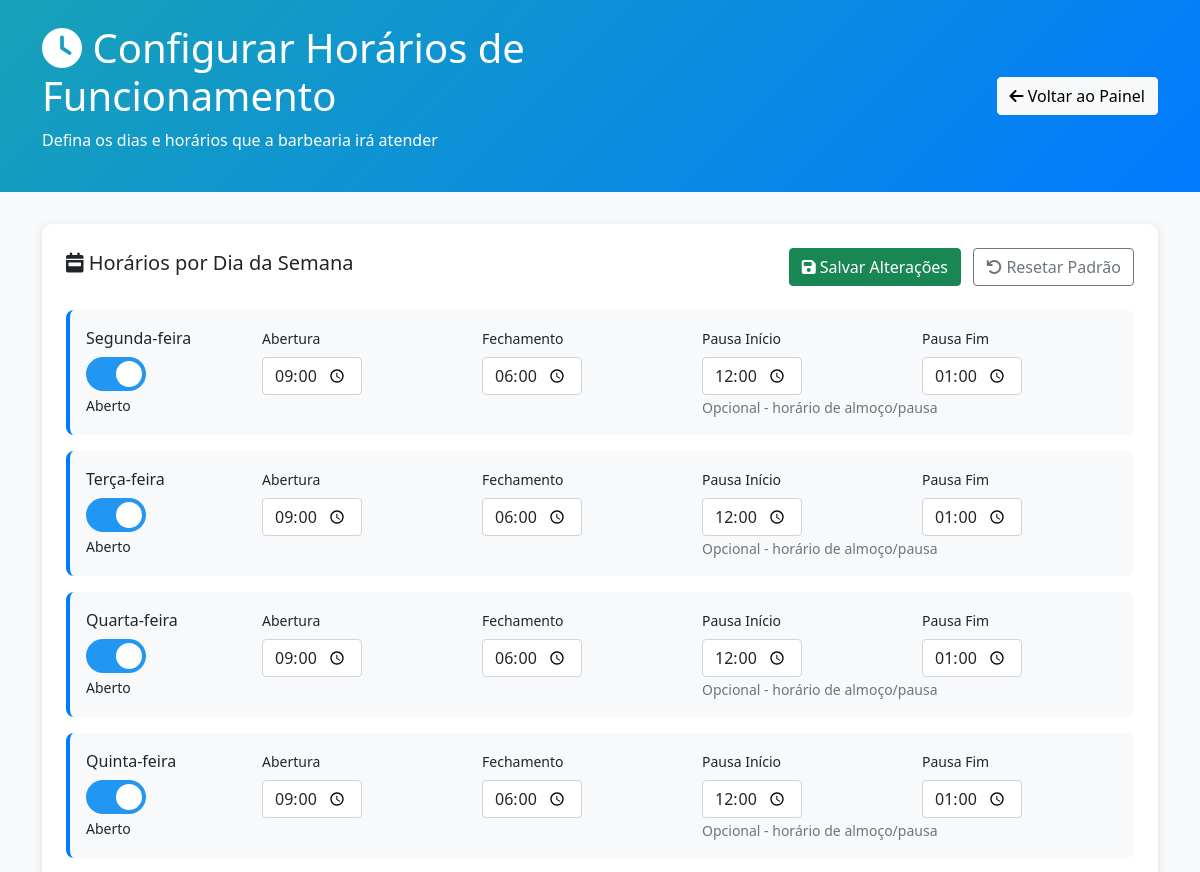
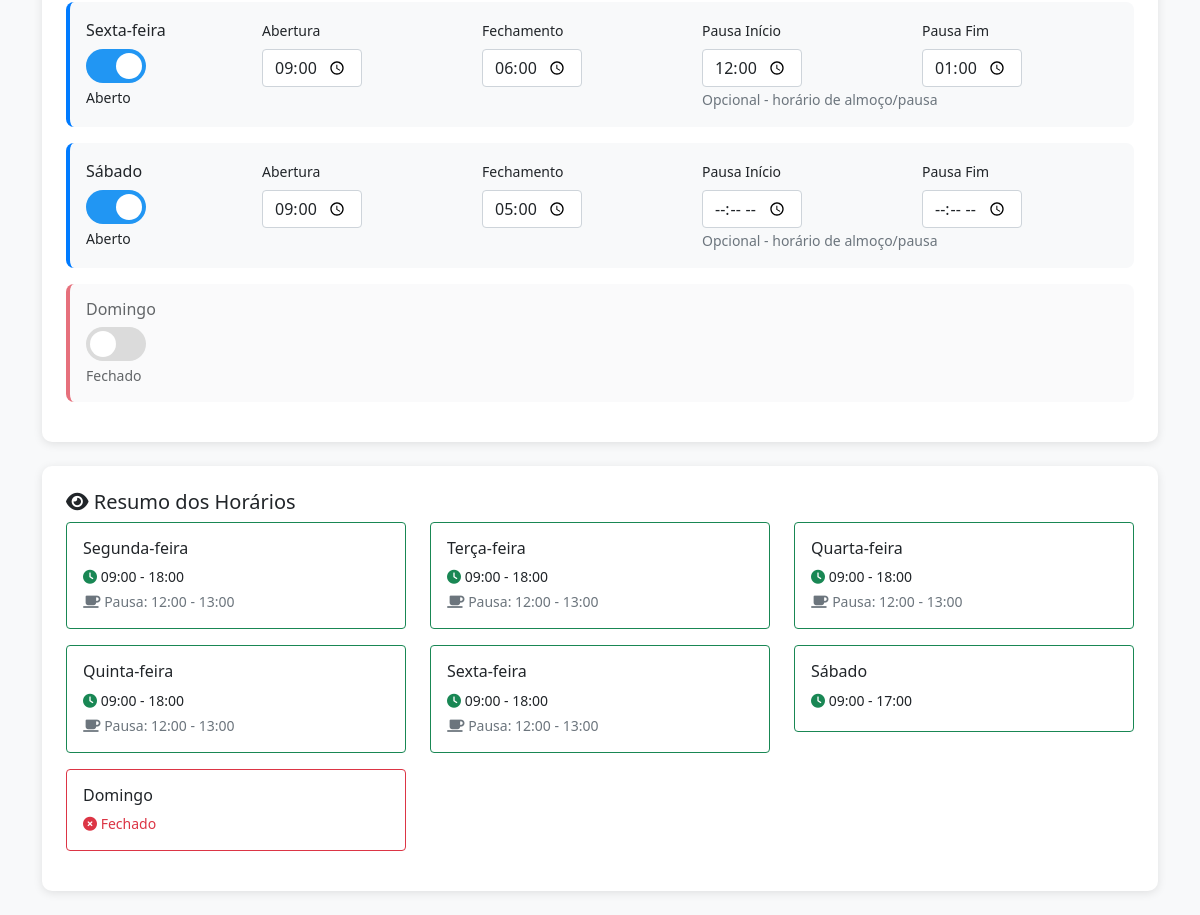
/admin/horarios.php (signed in), run on the app's committed database (2 pictures, top to bottom).
### tables this page shows
CREATE TABLE `horarios_funcionamento` (
  `id` int(11) NOT NULL,
  `dia_semana` int(1) NOT NULL COMMENT '1=Segunda, 2=Terça, 3=Quarta, 4=Quinta, 5=Sexta, 6=Sábado, 7=Domingo',
  `nome_dia` varchar(20) NOT NULL,
  `aberto` tinyint(1) NOT NULL DEFAULT 1 COMMENT '1=Aberto, 0=Fechado',
  `hora_abertura` time DEFAULT NULL,
  `hora_fechamento` time DEFAULT NULL,
  `hora_pausa_inicio` time DEFAULT NULL COMMENT 'Início do horário de almoço/pausa',
  `hora_pausa_fim` time DEFAULT NULL COMMENT 'Fim do horário de almoço/pausa'
);

### admin/horarios.php (the view, shortened to what this page needs)
<?php
include_once('../config/db.php');
$result = $conn->query("SELECT * FROM horarios_funcionamento ORDER BY dia_semana");
$horarios = [];
while ($row = $result->fetch_assoc()) {
    $horarios[$row['dia_semana']] = $row;
}
?>
<!DOCTYPE html>
<html lang="pt-br">
<head>
    <link href="../assets/bootstrap.min.css" rel="stylesheet">
</head>
<body style="background-color: #f8f9fa;">
<div class="admin-header">
    <div class="container">
        <div class="row align-items-center">
            <div class="col-md-8">
                <h1><i class="fas fa-clock"></i> Configurar Horários de Funcionamento</h1>
                <p>Defina os dias e horários que a barbearia irá atender</p>
            </div>
            <div class="col-md-4 text-md-end">
                <a href="index.php" class="btn btn-light">
                    <i class="fas fa-arrow-left"></i> Voltar ao Painel
                </a>
            </div>
        </div>
    </div>
</div>
<div class="container">
    <form method="POST" id="horariosForm">
        <div class="horarios-card">
            <div class="d-flex justify-content-between align-items-center mb-4">
                <h5><i class="fas fa-calendar-week"></i> Horários por Dia da Semana</h5>
                <div>
                    <button type="submit" class="btn btn-success">
                        <i class="fas fa-save"></i> Salvar Alterações
                    </button>
                    <button type="button" class="btn btn-outline-secondary ms-2" onclick="resetarPadrao()">
                        <i class="fas fa-undo"></i> Resetar Padrão
                    </button>
                </div>
            </div>
            <?php foreach ($horarios as $dia_num => $horario): ?>
            <div class="dia-row <?php echo $horario['aberto'] ? '' : 'fechado'; ?>" id="dia_<?php echo $dia_num; ?>">
                <div class="row align-items-center">
                    <div class="col-md-2">
                        <h6 class="mb-2"><?php echo $horario['nome_dia']; ?></h6>
                        <label class="switch">
                            <span class="slider"></span>
                        </label>
                        <small class="d-block mt-1 status-text">
                            <?php echo $horario['aberto'] ? 'Aberto' : 'Fechado'; ?>
                        </small>
                    </div>
                    <div class="col-md-10 horarios-inputs" <?php echo $horario['aberto'] ? '' : 'style="display:none;"'; ?>>
                        <div class="row">
                            <div class="col-md-6">
                                <div class="row">
                                    <div class="col-6">
                                        <label class="form-label small">Abertura</label>
                                        <input type="time" class="form-control horario-input"
                                               name="hora_abertura_<?php echo $dia_num; ?>"
                                               value="<?php echo $horario['hora_abertura']; ?>"
                                               <?php echo $horario['aberto'] ? 'required' : ''; ?>>
                                    </div>
                                    <div class="col-6">
                                        <label class="form-label small">Fechamento</label>
                                        <input type="time" class="form-control horario-input"
                                               name="hora_fechamento_<?php echo $dia_num; ?>"
                                               value="<?php echo $horario['hora_fechamento']; ?>"
                                               <?php echo $horario['aberto'] ? 'required' : ''; ?>>
                                    </div>
                                </div>
                            </div>
                            <div class="col-md-6">
                                <div class="row">
                                    <div class="col-6">
                                        <label class="form-label small">Pausa Início</label>
                                        <input type="time" class="form-control horario-input"
                                               name="hora_pausa_inicio_<?php echo $dia_num; ?>"
                                               value="<?php echo $horario['hora_pausa_inicio']; ?>">
                                    </div>
                                    <div class="col-6">
                                        <label class="form-label small">Pausa Fim</label>
                                        <input type="time" class="form-control horario-input"
                                               name="hora_pausa_fim_<?php echo $dia_num; ?>"
                                               value="<?php echo $horario['hora_pausa_fim']; ?>">
                                    </div>
                                </div>
                                <small class="text-muted">Opcional - horário de almoço/pausa</small>
                            </div>
                        </div>
                    </div>
                </div>
            </div>
            <?php endforeach; ?>
        </div>
    </form>
    <div class="horarios-card">
        <h5><i class="fas fa-eye"></i> Resumo dos Horários</h5>
        <div class="row">
            <?php foreach ($horarios as $dia_num => $horario): ?>
            <div class="col-md-6 col-lg-4 mb-3">
                <div class="card <?php echo $horario['aberto'] ? 'border-success' : 'border-danger'; ?>">
                    <div class="card-body p-3">
                        <h6 class="card-title"><?php echo $horario['nome_dia']; ?></h6>
                        <?php if ($horario['aberto']): ?>
                            <p class="card-text small mb-1">
                                <i class="fas fa-clock text-success"></i>
                                <?php echo date('H:i', strtotime($horario['hora_abertura'])); ?> -
                                <?php echo date('H:i', strtotime($horario['hora_fechamento'])); ?>
                            </p>
                            <?php if ($horario['hora_pausa_inicio']): ?>
                            <p class="card-text small mb-0 text-muted">
                                <i class="fas fa-coffee"></i> Pausa:
                                <?php echo date('H:i', strtotime($horario['hora_pausa_inicio'])); ?> -
                                <?php echo date('H:i', strtotime($horario['hora_pausa_fim'])); ?>
                            </p>
                            <?php endif; ?>
                        <?php else: ?>
                            <p class="card-text small text-danger">
                                <i class="fas fa-times-circle"></i> Fechado
                            </p>
                        <?php endif; ?>
                    </div>
                </div>
            </div>
            <?php endforeach; ?>
        </div>
    </div>
</div>
</body>
</html>

### admin/horarios.php (style rules this page uses)
.admin-header { background: linear-gradient(135deg, #17a2b8, #007bff); color: white; padding: 1.5rem 0; margin-bottom: 2rem; }
.horarios-card { background: white; border-radius: 10px; padding: 1.5rem; margin-bottom: 1.5rem; box-shadow: 0 2px 10px rgba(0,0,0,0.1); }
.dia-row { background: #f8f9fa; border-radius: 8px; padding: 1rem; margin-bottom: 1rem; border-left: 4px solid #007bff; }
.dia-row.fechado { border-left-color: #dc3545; opacity: 0.7; }
.switch { position: relative; display: inline-block; width: 60px; height: 34px; }
.slider { position: absolute; cursor: pointer; top: 0; left: 0; right: 0; bottom: 0; background-color: #ccc; transition: .4s; border-radius: 34px; }
.slider:before { position: absolute; content: ""; height: 26px; width: 26px; left: 4px; bottom: 4px; background-color: white; transition: .4s; border-radius: 50%; }
input:checked + .slider { background-color: #2196F3; }
input:checked + .slider:before { transform: translateX(26px); }
.horario-input { width: 100px; }

### data on the page
horarios_funcionamento: nome_dia "Segunda-feira", aberto "Aberto", hora_abertura "09:00:00", hora_fechamento "18:00:00", hora_pausa_inicio "12:00:00", hora_pausa_fim "13:00:00", hora_abertura "09:00", hora_fechamento "18:00", hora_pausa_inicio "12:00", hora_pausa_fim "13:00"
horarios_funcionamento: nome_dia "Terça-feira", aberto "Aberto", hora_abertura "09:00:00", hora_fechamento "18:00:00", hora_pausa_inicio "12:00:00", hora_pausa_fim "13:00:00", hora_abertura "09:00", hora_fechamento "18:00", hora_pausa_inicio "12:00", hora_pausa_fim "13:00"
horarios_funcionamento: nome_dia "Quarta-feira", aberto "Aberto", hora_abertura "09:00:00", hora_fechamento "18:00:00", hora_pausa_inicio "12:00:00", hora_pausa_fim "13:00:00", hora_abertura "09:00", hora_fechamento "18:00", hora_pausa_inicio "12:00", hora_pausa_fim "13:00"
horarios_funcionamento: nome_dia "Quinta-feira", aberto "Aberto", hora_abertura "09:00:00", hora_fechamento "18:00:00", hora_pausa_inicio "12:00:00", hora_pausa_fim "13:00:00", hora_abertura "09:00", hora_fechamento "18:00", hora_pausa_inicio "12:00", hora_pausa_fim "13:00"
horarios_funcionamento: nome_dia "Sexta-feira", aberto "Aberto", hora_abertura "09:00:00", hora_fechamento "18:00:00", hora_pausa_inicio "12:00:00", hora_pausa_fim "13:00:00", hora_abertura "09:00", hora_fechamento "18:00", hora_pausa_inicio "12:00", hora_pausa_fim "13:00"
horarios_funcionamento: nome_dia "Sábado", aberto "Aberto", hora_abertura "09:00:00", hora_fechamento "17:00:00", hora_abertura "09:00", hora_fechamento "17:00"
horarios_funcionamento: nome_dia "Domingo", aberto "Fechado"
